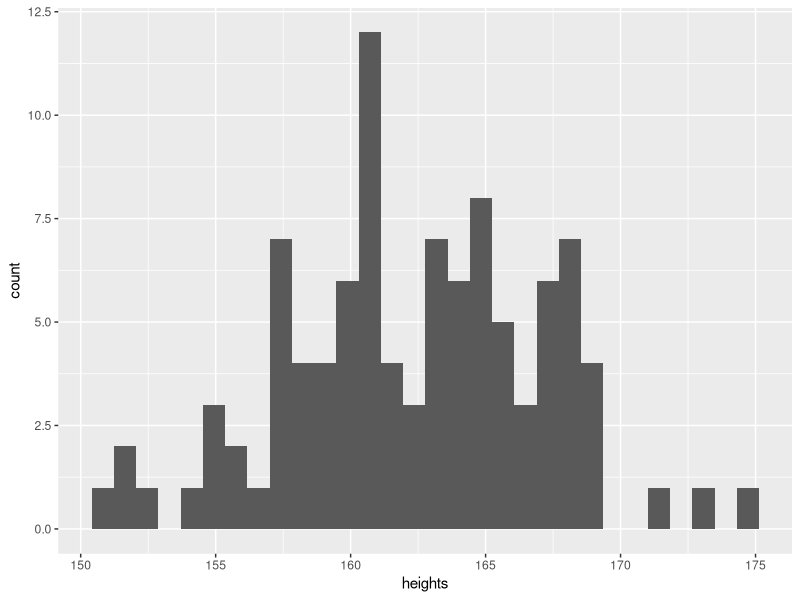
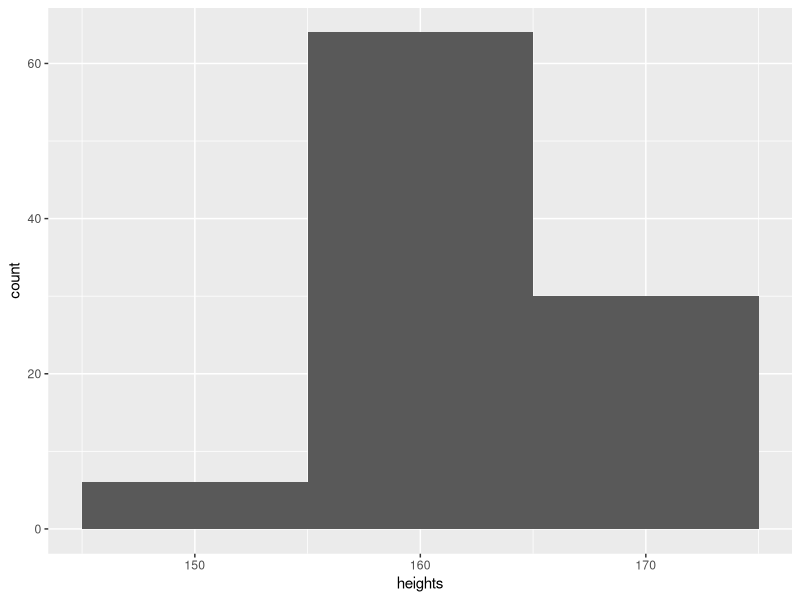
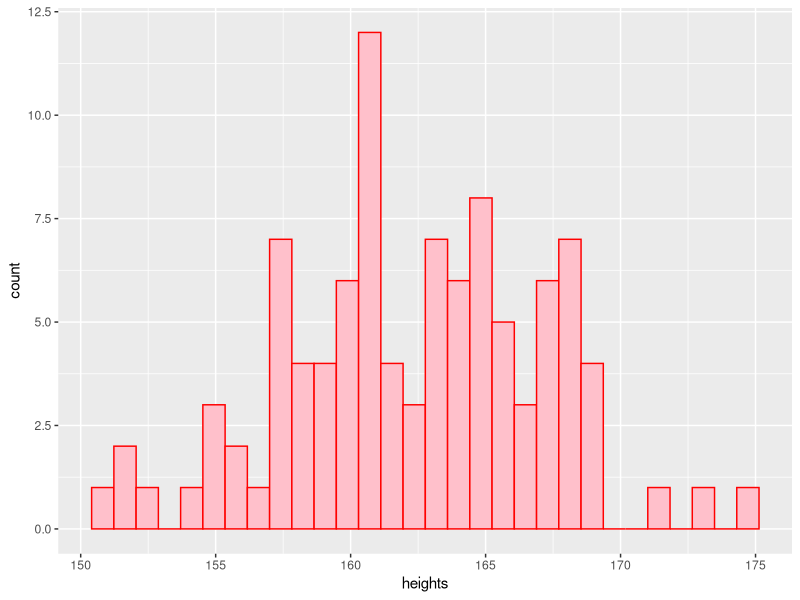

The R script that drew these images, in order:
## ---- chunk 1

library(tidyverse)
library(ggplot2)


## ---- chunk 2

data <- read_csv("2020heights.csv")
head(data)


## ---- chunk 3

ggplot(data, aes(x=heights)) + geom_histogram()

ggplot(data, aes(x=heights)) + geom_histogram(binwidth = 10)

ggplot(data, aes(x=heights)) + geom_histogram(color="red", fill="pink")

## ---- chunk 4

data <- data %>% mutate(a=mean(heights)) %>% arrange(heights)

